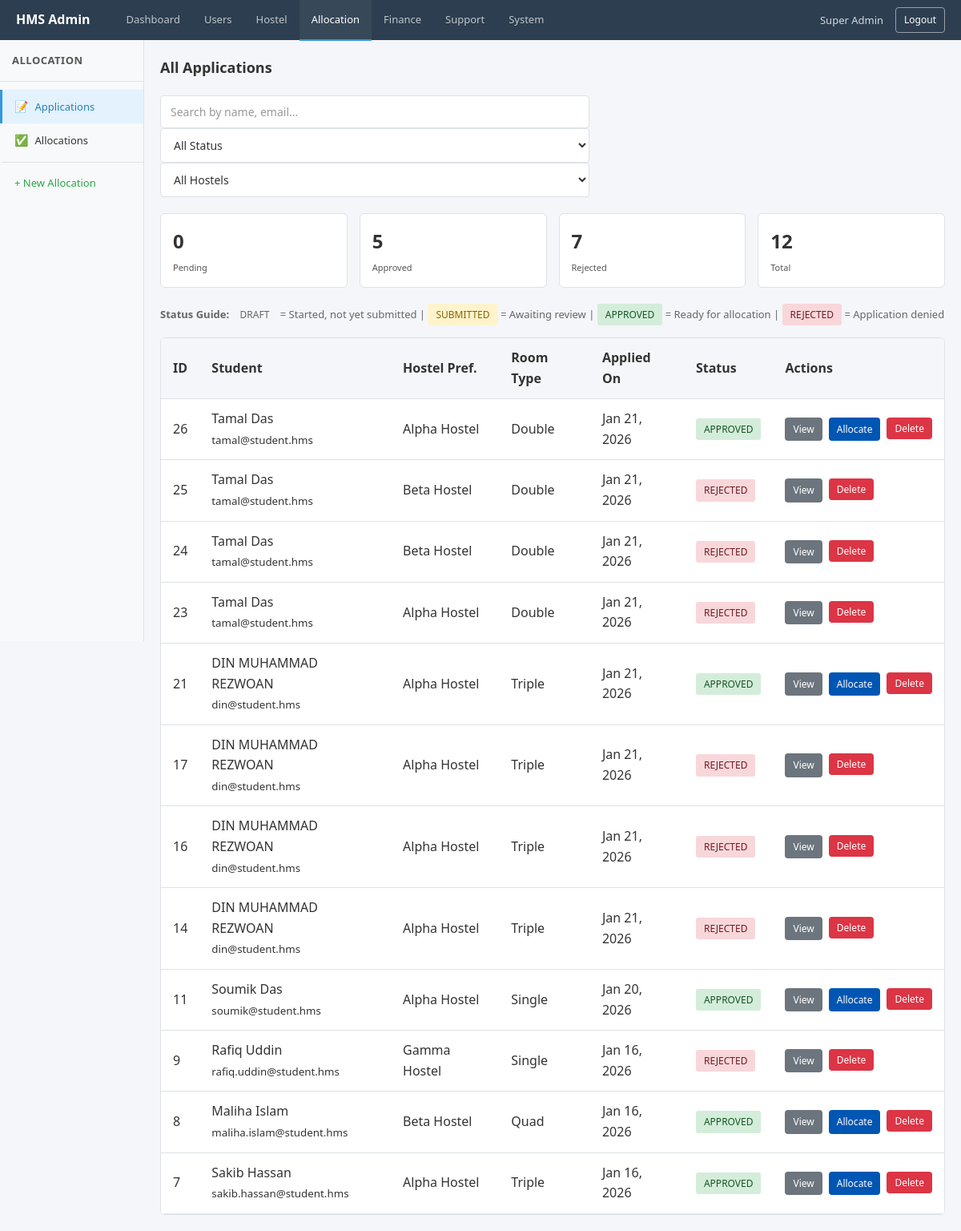
The page /index.php?page=admin_applications (signed in) on the database its author committed.
### tables this page shows
CREATE TABLE `room_applications` (
  `id` bigint UNSIGNED NOT NULL,
  `student_user_id` bigint UNSIGNED NOT NULL,
  `hostel_id` bigint UNSIGNED NOT NULL,
  `preferred_room_type_id` bigint UNSIGNED NOT NULL,
  `status` enum('DRAFT','SUBMITTED','APPROVED','REJECTED','CANCELLED') NOT NULL DEFAULT 'DRAFT',
  `notes` text,
  `reject_reason` text,
  `submitted_at` datetime DEFAULT NULL,
  `reviewed_at` datetime DEFAULT NULL,
  `reviewed_by_manager_user_id` bigint UNSIGNED DEFAULT NULL,
  `created_at` datetime NOT NULL DEFAULT CURRENT_TIMESTAMP,
  `active_flag` tinyint GENERATED ALWAYS AS (if((`status` in (_utf8mb4'SUBMITTED',_utf8mb4'APPROVED')),1,NULL)) STORED
);

CREATE TABLE `users` (
  `id` bigint UNSIGNED NOT NULL,
  `name` varchar(100) NOT NULL,
  `email` varchar(191) NOT NULL,
  `phone` varchar(30) DEFAULT NULL,
  `password_hash` varchar(255) NOT NULL,
  `status` enum('ACTIVE','INACTIVE','LOCKED') NOT NULL DEFAULT 'ACTIVE',
  `created_at` datetime NOT NULL DEFAULT CURRENT_TIMESTAMP,
  `updated_at` datetime NOT NULL DEFAULT CURRENT_TIMESTAMP ON UPDATE CURRENT_TIMESTAMP,
  `last_login_at` datetime DEFAULT NULL
);

CREATE TABLE `hostels` (
  `id` bigint UNSIGNED NOT NULL,
  `name` varchar(120) NOT NULL,
  `code` varchar(50) NOT NULL,
  `address` text,
  `status` enum('ACTIVE','INACTIVE') NOT NULL DEFAULT 'ACTIVE',
  `created_at` datetime NOT NULL DEFAULT CURRENT_TIMESTAMP,
  `updated_at` datetime NOT NULL DEFAULT CURRENT_TIMESTAMP ON UPDATE CURRENT_TIMESTAMP
);

CREATE TABLE `room_types` (
  `id` bigint UNSIGNED NOT NULL,
  `name` varchar(50) NOT NULL,
  `default_capacity` int NOT NULL,
  `default_fee` decimal(10,2) NOT NULL,
  `description` text
);

### app/Views/Admin/ApplicationView.php (the view, shortened to what the rows shown need)
<!DOCTYPE html>
<html lang="en">
<head>
    <link rel="stylesheet" href="public/assets/css/style.css">
    <link rel="stylesheet" href="app/Views/Admin/css/admin.css">
    <link rel="stylesheet" href="app/Views/Admin/css/ApplicationView.css">
</head>
<body>
    <div class="admin-layout">
        <main class="admin-main">
            <div class="admin-content">
                <?php if ($action === 'view' && isset($data['application'])): ?>
                    <div class="breadcrumb">
                        <a href="index.php?page=admin_applications">Applications</a>
                        <span>/</span>
                        <span class="current">View Application</span>
                    </div>
                    <div class="detail-card" style="margin-bottom: 20px;">
                        <h3>Application Details</h3>
                        <div class="detail-row">
                            <div class="detail-label">Application ID</div>
                            <div class="detail-value"><?php echo (int)$data['application']['id']; ?></div>
                        </div>
                        <div class="detail-row">
                            <div class="detail-label">Student Name</div>
                            <div class="detail-value"><?php echo htmlspecialchars($data['application']['student_name'] ?? ''); ?></div>
                        </div>
                        <div class="detail-row">
                            <div class="detail-label">Student Email</div>
                            <div class="detail-value"><?php echo htmlspecialchars($data['application']['student_email'] ?? ''); ?></div>
                        </div>
                        <div class="detail-row">
                            <div class="detail-label">Hostel Preference</div>
                            <div class="detail-value"><?php echo htmlspecialchars($data['application']['hostel_name'] ?? 'Any'); ?></div>
                        </div>
                        <div class="detail-row">
                            <div class="detail-label">Room Type Preference</div>
                            <div class="detail-value"><?php echo htmlspecialchars($data['application']['room_type_name'] ?? 'Any'); ?></div>
                        </div>
                        <div class="detail-row">
                            <div class="detail-label">Application Date</div>
                            <div class="detail-value"><?php echo htmlspecialchars($data['application']['created_at'] ?? ''); ?></div>
                        </div>
                        <div class="detail-row">
                            <div class="detail-label">Status</div>
                            <div class="detail-value">
                                <?php
                                $status = $data['application']['status'] ?? '';
                                $statusClass = 'badge-warning';
                                if ($status === 'APPROVED') $statusClass = 'badge-success';
                                elseif ($status === 'REJECTED') $statusClass = 'badge-danger';
                                elseif ($status === 'PENDING') $statusClass = 'badge-warning';
                                ?>
                                <span class="badge <?php echo $statusClass; ?>">
                                    <?php echo htmlspecialchars($status); ?>
                                </span>
                            </div>
                        </div>
                        <?php if (!empty($data['application']['remarks'])): ?>
                        <div class="detail-row">
                            <div class="detail-label">Remarks</div>
                            <div class="detail-value"><?php echo htmlspecialchars($data['application']['remarks']); ?></div>
                        </div>
                        <?php endif; ?>
                    </div>
                    <?php
                    $appStatus = $data['application']['status'] ?? '';
                    $canReview = in_array($appStatus, ['DRAFT', 'SUBMITTED']);
                    ?>
                    <?php if ($canReview): ?>
                    <div class="form-card">
                        <h3>Process Application</h3>
                        <form action="index.php?page=admin_applications" method="POST" id="reviewForm">
                            <input type="hidden" name="form_action" value="review_application">
                            <input type="hidden" name="id" value="<?php echo (int)$data['application']['id']; ?>">
                            <input type="hidden" name="status" id="reviewStatus" value="">
                            <div class="form-group" id="rejectReasonGroup" style="display: none;">
                                <label for="reject_reason">Rejection Reason <span class="required">*</span></label>
                                <textarea id="reject_reason" name="reject_reason" class="form-control" rows="3" placeholder="Explain why the application is being rejected"></textarea>
                            </div>
                            <div class="form-actions">
                                <button type="button" class="btn btn-success" onclick="submitReview('APPROVED')">Approve</button>
                                <button type="button" class="btn btn-danger" onclick="showRejectForm()">Reject</button>
                                <a href="index.php?page=admin_applications" class="btn btn-secondary">Back to List</a>
                            </div>
                        </form>
                    </div>
                    <?php elseif (in_array($appStatus, ['APPROVED', 'REJECTED'])): ?>
                    <div class="alert alert-info" style="margin-bottom: 15px;">
                        <strong>Note:</strong> This application has already been <?php echo strtolower($appStatus); ?>.
                        If this was done by mistake, you can revert it back to SUBMITTED status for review.
                    </div>
                    <div class="form-card">
                        <h3>Revert Application Status</h3>
                        <form action="index.php?page=admin_applications" method="POST" onsubmit="return confirm('Are you sure you want to revert this application back to SUBMITTED status? This will allow you to review it again.')">
                            <input type="hidden" name="form_action" value="revert_application">
                            <input type="hidden" name="id" value="<?php echo (int)$data['application']['id']; ?>">
                            <div class="form-actions">
                                <button type="submit" class="btn btn-warning">Revert to SUBMITTED</button>
                                <a href="index.php?page=admin_applications" class="btn btn-secondary">Back to List</a>
                            </div>
                        </form>
                    </div>
                    <?php else: ?>
                    <div class="form-actions">
                        <a href="index.php?page=admin_applications" class="btn btn-secondary">Back to List</a>
                    </div>
                    <?php endif; ?>
                <?php else: ?>
                    <div class="page-header">
                        <h2>All Applications</h2>
                    </div>
                    <div class="table-card">
                        <div class="table-responsive">
                            <table class="table" id="applicationsTable">
                                <thead>
                                    <tr>
                                        <th>ID</th>
                                        <th>Student</th>
                                        <th>Hostel Pref.</th>
                                        <th>Room Type</th>
                                        <th>Applied On</th>
                                        <th>Status</th>
                                        <th>Actions</th>
                                    </tr>
                                </thead>
                                <tbody>
                                    <?php if (!empty($data['applications'])): ?>
                                        <?php foreach ($data['applications'] as $app): ?>
                                            <?php
                                            $status = $app['status'] ?? '';
                                            $statusClass = 'badge-secondary';
                                            if ($status === 'SUBMITTED') $statusClass = 'badge-warning';
                                            elseif ($status === 'APPROVED') $statusClass = 'badge-success';
                                            elseif ($status === 'REJECTED') $statusClass = 'badge-danger';
                                            elseif ($status === 'CANCELLED') $statusClass = 'badge-secondary';
                                            $canReview = in_array($status, ['DRAFT', 'SUBMITTED']);
                                            ?>
                                            <tr data-id="<?php echo (int)$app['id']; ?>" data-student-id="<?php echo (int)$app['student_user_id']; ?>" data-hostel-id="<?php echo (int)$app['hostel_id']; ?>">
                                                <td><?php echo (int)$app['id']; ?></td>
                                                <td>
                                                    <?php echo htmlspecialchars($app['student_name'] ?? ''); ?><br>
                                                    <small><?php echo htmlspecialchars($app['student_email'] ?? ''); ?></small>
                                                </td>
                                                <td><?php echo htmlspecialchars($app['hostel_name'] ?? 'Any'); ?></td>
                                                <td><?php echo htmlspecialchars($app['room_type_name'] ?? 'Any'); ?></td>
                                                <td><?php echo htmlspecialchars(date('M d, Y', strtotime($app['created_at'] ?? 'now'))); ?></td>
                                                <td>
                                                    <span class="badge <?php echo $statusClass; ?>" id="status-<?php echo (int)$app['id']; ?>"><?php echo htmlspecialchars($status); ?></span>
                                                </td>
                                                <td>
                                                    <div class="action-btns">
                                                        <a href="index.php?page=admin_applications&action=view&id=<?php echo (int)$app['id']; ?>" class="btn btn-sm btn-secondary">View</a>
                                                        <?php if ($canReview): ?>
                                                            <form method="POST" action="index.php?page=admin_applications" style="display:inline;" onsubmit="return confirm('Are you sure you want to approve this application?');">
                                                                <input type="hidden" name="form_action" value="update_application_status">
                                                                <input type="hidden" name="id" value="<?php echo (int)$app['id']; ?>">
                                                                <input type="hidden" name="status" value="APPROVED">
                                                                <button type="submit" class="btn btn-sm btn-success">Approve</button>
                                                            </form>
                                                            <button type="button" class="btn btn-sm btn-danger" onclick="openRejectModal(<?php echo (int)$app['id']; ?>)">Reject</button>
                                                        <?php elseif ($status === 'APPROVED'): ?>
                                                            <a href="index.php?page=admin_allocations&action=add&student_id=<?php echo (int)$app['student_user_id']; ?>&hostel_id=<?php echo (int)$app['hostel_id']; ?>&app_id=<?php echo (int)$app['id']; ?>" class="btn btn-sm btn-primary">Allocate</a>
                                                        <?php endif; ?>
                                                        <form method="POST" action="index.php?page=admin_applications" style="display:inline;" onsubmit="return confirm('Are you sure you want to delete this application?');">
                                                            <button type="submit" class="btn btn-sm btn-danger">Delete</button>
                                                        </form>
                                                    </div>
                                                </td>
                                            </tr>
                                        <?php endforeach; ?>
                                    <?php else: ?>
                                        <tr>
                                            <td colspan="7" class="empty-state">No applications found</td>
                                        </tr>
                                    <?php endif; ?>
                                </tbody>
                            </table>
                        </div>
                    </div>
                <?php endif; ?>
            </div>
        </main>
    </div>
</body>
</html>

### rows shown on the page
room_applications: id "26", student_user.name "Tamal Das", student_user.email "tamal@student.hms", hostel.name "Alpha Hostel", preferred_room_type.name "Double", created_at "Jan 21, 2026", status "APPROVED"
room_applications: id "25", student_user.name "Tamal Das", student_user.email "tamal@student.hms", hostel.name "Beta Hostel", preferred_room_type.name "Double", created_at "Jan 21, 2026", status "REJECTED"
room_applications: id "24", student_user.name "Tamal Das", student_user.email "tamal@student.hms", hostel.name "Beta Hostel", preferred_room_type.name "Double", created_at "Jan 21, 2026", status "REJECTED"
room_applications: id "23", student_user.name "Tamal Das", student_user.email "tamal@student.hms", hostel.name "Alpha Hostel", preferred_room_type.name "Double", created_at "Jan 21, 2026", status "REJECTED"
room_applications: id "21", student_user.name "DIN MUHAMMAD REZWOAN", student_user.email "din@student.hms", hostel.name "Alpha Hostel", preferred_room_type.name "Triple", created_at "Jan 21, 2026", status "APPROVED"
room_applications: id "17", student_user.name "DIN MUHAMMAD REZWOAN", student_user.email "din@student.hms", hostel.name "Alpha Hostel", preferred_room_type.name "Triple", created_at "Jan 21, 2026", status "REJECTED"
room_applications: id "16", student_user.name "DIN MUHAMMAD REZWOAN", student_user.email "din@student.hms", hostel.name "Alpha Hostel", preferred_room_type.name "Triple", created_at "Jan 21, 2026", status "REJECTED"
room_applications: id "14", student_user.name "DIN MUHAMMAD REZWOAN", student_user.email "din@student.hms", hostel.name "Alpha Hostel", preferred_room_type.name "Triple", created_at "Jan 21, 2026", status "REJECTED"
room_applications: id "11", student_user.name "Soumik Das", student_user.email "soumik@student.hms", hostel.name "Alpha Hostel", preferred_room_type.name "Single", created_at "Jan 20, 2026", status "APPROVED"
room_applications: id "9", student_user.name "Rafiq Uddin", student_user.email "rafiq.uddin@student.hms", hostel.name "Gamma Hostel", preferred_room_type.name "Single", created_at "Jan 16, 2026", status "REJECTED"
room_applications: id "8", student_user.name "Maliha Islam", student_user.email "maliha.islam@student.hms", hostel.name "Beta Hostel", preferred_room_type.name "Quad", created_at "Jan 16, 2026", status "APPROVED"
room_applications: id "7", student_user.name "Sakib Hassan", student_user.email "sakib.hassan@student.hms", hostel.name "Alpha Hostel", preferred_room_type.name "Triple", created_at "Jan 16, 2026", status "APPROVED"

### other values the page prints
$_SESSION['user_name'] "Super Admin"
$sidebarTitle "ALLOCATION"
$link['icon'] "📝"
$link['label'] "Applications"
$link['icon'] "✅"
$link['label'] "Allocations"
$link['label'] "+ New Allocation"
$data['stats']['pending'] "0"
$data['stats']['approved'] "5"
$data['stats']['rejected'] "7"
$data['stats']['total'] "12"
